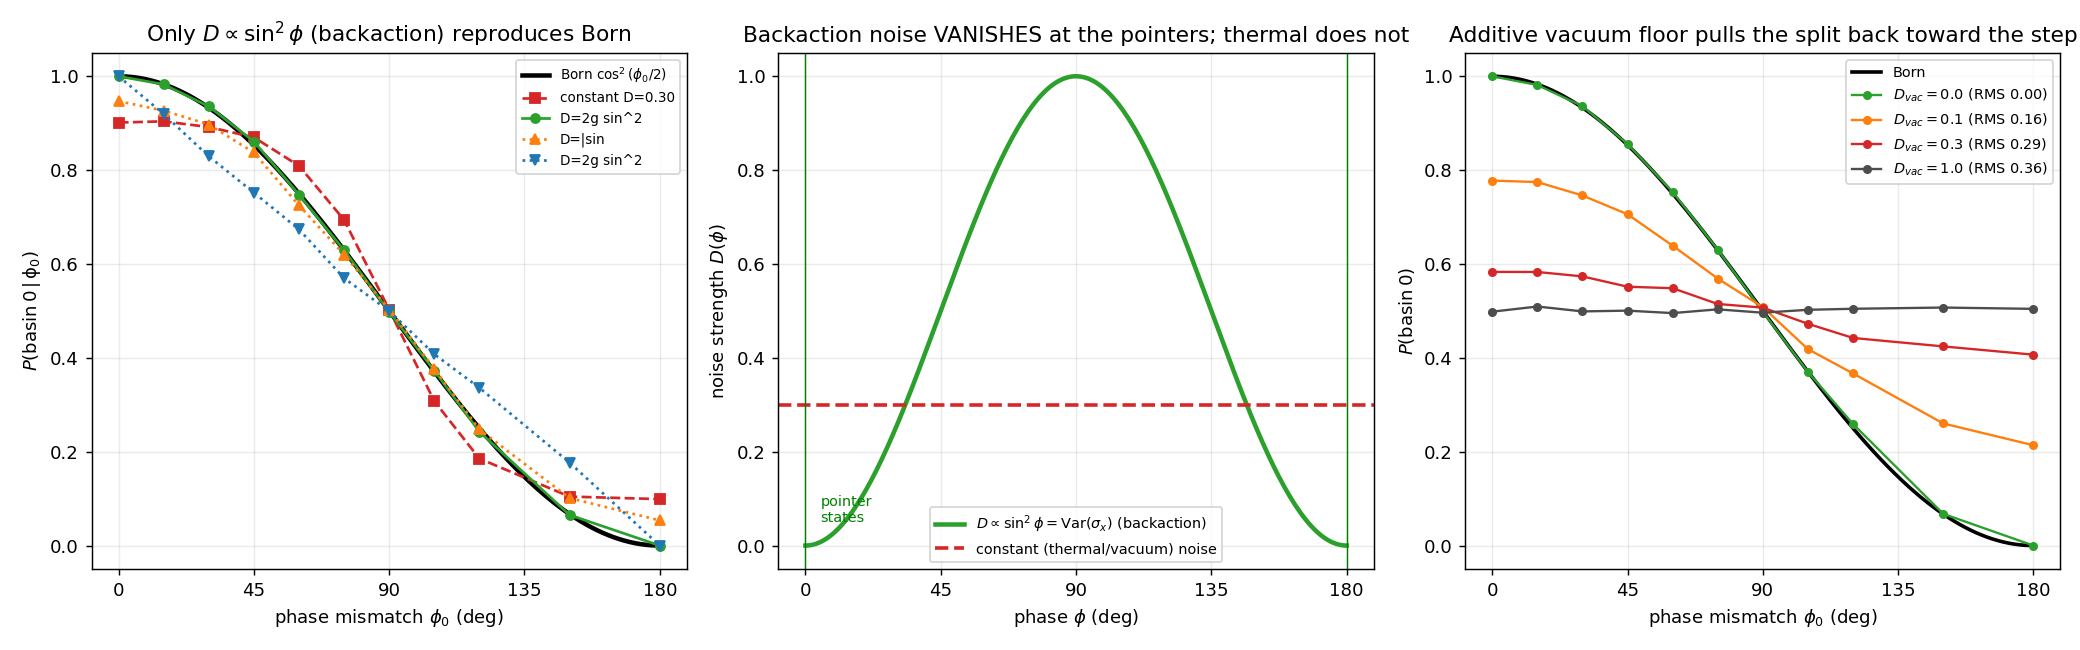

Recreate this plot in Python.
#!/usr/bin/env python3
r"""
born_noise_structures.py
========================

Direct attack on the Born-measure problem (follow-up to lock_time.py):
for the bistable lock  dphi = a(phi) dt + sqrt(2 D(phi)) dW  with detector wells at
0, pi, WHICH noise structure D(phi) bends the basin split P(basin 0 | phi0) onto the
Born target  cos^2(phi0/2)?

Analytic key (committor / splitting probability for an Ito diffusion with absorbing
pointers at 0 and pi):
        q(phi) = [ int_phi^pi s(x) dx ] / [ int_0^pi s(x) dx ],
        scale density  s(x) = exp( - int_0^x a(y)/D(y) dy ).
We want q(phi) = cos^2(phi/2).

Result derived by hand and checked numerically below:
    With the Adler drift a = -gamma sin2phi and  D(phi) = 2 gamma sin^2 phi,
        a/D = -cot(phi)  ->  s(phi) = sin(phi)  ->  q(phi) = (1+cos phi)/2 = cos^2(phi/2).
    EXACTLY BORN.

The winning D(phi) = 2 gamma sin^2 phi is NOT arbitrary:  sin^2 phi = 1 - <sigma_x>^2
= Var(sigma_x) on the equator.  It is the MEASUREMENT-BACKACTION noise -- it VANISHES
at the pointer states (phi=0,pi, where there is nothing left to measure) and is maximal
at the equator (max superposition).  Constant ("thermal/vacuum-additive") noise does
NOT vanish at the pointers -> gives the STEP, not Born.

So: Born <=> the Stage-2 noise is QND measurement backaction (drift and noise LINKED,
both from sigma_x, vanishing on the pointer states), NOT a generic additive bath.
This is exactly the structure the QSD already has and that Sec 3.2's D[sigma_x] commits
to -- i.e. Born FOLLOWS IF Stage-2 is a measurement of the chiral channel, but the
Born-giving math is standard backaction, not derived from "synchronization" per se.

The vacuum (user's question) enters as a FLOOR: a residual additive noise D_vac (the
1/2 hbar omega zero-point piece of the fluctuation-dissipation spectrum, surface/Purcell-
modified).  We show it DEGRADES Born -- pulling the split back toward the step -- unless
it too is backaction-structured.  So the vacuum is a liability for Born, not a rescue.
"""

import numpy as np


def committor_analytic(a_func, D_func, gamma, npts=4001):
    """q(phi) via scale density s(phi)=exp(-int a/D), absorbing pointers at 0,pi."""
    phi = np.linspace(1e-4, np.pi - 1e-4, npts)
    ratio = a_func(phi, gamma) / D_func(phi, gamma)
    # cumulative integral of a/D from phi[0]
    integ = np.concatenate([[0.0], np.cumsum(0.5 * (ratio[1:] + ratio[:-1]) * np.diff(phi))])
    s = np.exp(-integ)
    # q(phi) = int_phi^pi s / int_0^pi s
    cum = np.concatenate([[0.0], np.cumsum(0.5 * (s[1:] + s[:-1]) * np.diff(phi))])
    total = cum[-1]
    q = (total - cum) / total
    return phi, q


def basin_split_sim(phi0, D_func, gamma, with_drift=True, n=5000, T=6.0, dt=1e-3, seed=0):
    """Ito Euler-Maruyama; return fraction ending in basin 0 (cos phi > 0)."""
    rng = np.random.default_rng(seed)
    nsteps = int(T / dt)
    phi = np.full(n, float(phi0))
    for _ in range(nsteps):
        a = -gamma * np.sin(2 * phi) if with_drift else 0.0
        D = np.maximum(D_func(phi, gamma), 1e-12)
        phi = phi + a * dt + np.sqrt(2 * D * dt) * rng.standard_normal(n)
    return np.mean(np.cos(phi) > 0)


# ---- candidate noise structures ---------------------------------------------
def D_const(phi, gamma):   return 0.30 * np.ones_like(phi)        # thermal / vacuum-additive
def D_sin2(phi, gamma):    return 2 * gamma * np.sin(phi)**2       # measurement backaction
def D_absin(phi, gamma):   return 1.0 * np.abs(np.sin(phi))        # |sin| (wrong power)
def a_adler(phi, gamma):   return -gamma * np.sin(2 * phi)
def a_zero(phi, gamma):    return np.zeros_like(phi)


def main():
    gamma = 1.0
    phis = np.radians(np.array([0, 15, 30, 45, 60, 75, 90, 105, 120, 150, 180.0]))
    born = np.cos(phis / 2)**2

    print("=" * 78)
    print("BORN-MEASURE TEST: which D(phi) makes the basin split = cos^2(phi0/2)?")
    print("  dynamics: dphi = a(phi) dt + sqrt(2 D(phi)) dW ; wells at 0, pi ; gamma=1")
    print("=" * 78)

    models = [
        ("constant D=0.30  (thermal / vacuum-additive)", D_const, a_adler, True),
        ("D=2g sin^2(phi)  (measurement BACKACTION)    ", D_sin2,  a_adler, True),
        ("D=|sin(phi)|     (wrong power)                ", D_absin, a_adler, True),
        ("D=2g sin^2(phi) but NO drift (a=0)           ", D_sin2,  a_zero,  False),
    ]

    print(f"\n  phi0(deg):  " + "  ".join(f"{int(np.degrees(p)):4d}" for p in phis))
    print(f"  Born     :  " + "  ".join(f"{b:4.2f}" for b in born))
    print("  " + "-" * 74)
    results = {}
    for i, (name, Df, af, drift) in enumerate(models):
        split = np.array([basin_split_sim(p, Df, gamma, with_drift=drift, seed=100 + i * 11 + j)
                          for j, p in enumerate(phis)])
        results[name] = split
        rms = np.sqrt(np.mean((split - born)**2))
        print(f"  {name}\n     sim   :  " + "  ".join(f"{s:4.2f}" for s in split)
              + f"     RMS vs Born = {rms:.3f}")

    # analytic committor confirmation for the winner
    phi_a, q_a = committor_analytic(a_adler, D_sin2, gamma)
    born_a = np.cos(phi_a / 2)**2
    print(f"\n  ANALYTIC committor for D=2g sin^2 + Adler drift:  max|q - cos^2(phi/2)| "
          f"= {np.max(np.abs(q_a - born_a)):.4f}  (scale density s=sin phi -> exact Born)")

    # ---- vacuum-floor sweep: does residual additive vacuum noise hurt Born? ----
    print("\n" + "=" * 78)
    print("VACUUM FLOOR (user's question): D(phi) = 2g sin^2(phi) + D_vac  (additive ZPF)")
    print("  does a residual additive vacuum noise degrade Born?")
    print("=" * 78)
    vac_rms = {}
    for Dvac in [0.0, 0.1, 0.3, 1.0]:
        Df = lambda phi, g, dv=Dvac: 2 * g * np.sin(phi)**2 + dv
        split = np.array([basin_split_sim(p, Df, gamma, seed=500 + j) for j, p in enumerate(phis)])
        rms = np.sqrt(np.mean((split - born)**2))
        vac_rms[Dvac] = (split, rms)
        print(f"  D_vac={Dvac:4.2f}:  RMS vs Born = {rms:.3f}"
              + ("   (pure backaction -> Born)" if Dvac == 0 else "   (pulled toward STEP)"))
    print("  => an ADDITIVE vacuum floor (constant, doesn't vanish at pointers) degrades Born.")
    print("     The vacuum helps ONLY if its coupling is itself QND backaction; as a generic")
    print("     additive bath it is a LIABILITY for the Born weights, not a rescue.")

    make_figure(phis, born, results, vac_rms, phi_a, q_a)

    print("\n" + "=" * 78)
    print("VERDICT")
    print("=" * 78)
    print("  * Born is recovered by EXACTLY ONE structure: D(phi) ∝ sin^2(phi) = Var(sigma_x),")
    print("    LINKED to the Adler drift (ratio a/D = -cot phi -> scale density sin phi).")
    print("  * That is the MEASUREMENT-BACKACTION noise (vanishes at the pointer states) --")
    print("    i.e. the standard QND structure the QSD/Sec-3.2 D[sigma_x] already has.")
    print("  * So Born FOLLOWS IF Stage-2 is a QND measurement of the chiral channel, but the")
    print("    Born-giving math is standard backaction; 'synchronization' only supplies the")
    print("    identification of the measured observable, not a NEW derivation of |alpha|^2.")
    print("  * Vacuum/thermal ADDITIVE noise degrades Born; it is not the missing ingredient.")


def make_figure(phis, born, results, vac_rms, phi_a, q_a):
    try:
        import matplotlib
        matplotlib.use("Agg")
        import matplotlib.pyplot as plt
    except Exception as e:
        print(f"\n[figure skipped: {e}]")
        return
    fig, ax = plt.subplots(1, 3, figsize=(16, 5))
    pd = np.degrees(phis)
    fine = np.linspace(0, 180, 200)

    # (0) candidate structures vs Born
    a = ax[0]
    a.plot(fine, np.cos(np.radians(fine) / 2)**2, "k-", lw=2.5, label=r"Born $\cos^2(\phi_0/2)$")
    styles = {"constant D=0.30  (thermal / vacuum-additive)": ("C3", "s", "--"),
              "D=2g sin^2(phi)  (measurement BACKACTION)    ": ("C2", "o", "-"),
              "D=|sin(phi)|     (wrong power)                ": ("C1", "^", ":"),
              "D=2g sin^2(phi) but NO drift (a=0)           ": ("C0", "v", ":")}
    for name, split in results.items():
        c, m, ls = styles[name]
        a.plot(pd, split, color=c, marker=m, ls=ls, lw=1.5, ms=5, label=name.split("(")[0].strip())
    a.set_xlabel(r"phase mismatch $\phi_0$ (deg)"); a.set_ylabel(r"$P(\rm basin\,0\,|\,\phi_0)$")
    a.set_title("Only $D\\propto\\sin^2\\phi$ (backaction) reproduces Born")
    a.set_xticks([0, 45, 90, 135, 180]); a.legend(fontsize=7.5); a.grid(alpha=0.25)

    # (1) the winning noise profile vs phi
    a = ax[1]
    pp = np.radians(fine)
    a.plot(fine, np.sin(pp)**2, "C2-", lw=2.5, label=r"$D\propto\sin^2\phi=\mathrm{Var}(\sigma_x)$ (backaction)")
    a.axhline(0.30, color="C3", ls="--", lw=2, label="constant (thermal/vacuum) noise")
    for x0 in (0, 180):
        a.axvline(x0, color="g", lw=0.8)
    a.annotate("pointer\nstates", (5, 0.05), fontsize=8, color="g")
    a.set_xlabel(r"phase $\phi$ (deg)"); a.set_ylabel(r"noise strength $D(\phi)$")
    a.set_title("Backaction noise VANISHES at the pointers; thermal does not")
    a.set_xticks([0, 45, 90, 135, 180]); a.legend(fontsize=8); a.grid(alpha=0.25)

    # (2) vacuum floor degrades Born
    a = ax[2]
    a.plot(fine, np.cos(np.radians(fine) / 2)**2, "k-", lw=2, label="Born")
    cols = ["C2", "C1", "C3", "0.3"]
    for (Dvac, (split, rms)), c in zip(vac_rms.items(), cols):
        a.plot(pd, split, color=c, marker="o", ms=4, lw=1.3,
               label=f"$D_{{vac}}={Dvac}$ (RMS {rms:.2f})")
    a.set_xlabel(r"phase mismatch $\phi_0$ (deg)"); a.set_ylabel(r"$P(\rm basin\,0)$")
    a.set_title("Additive vacuum floor pulls the split back toward the step")
    a.set_xticks([0, 45, 90, 135, 180]); a.legend(fontsize=8); a.grid(alpha=0.25)

    fig.tight_layout()
    out = __file__.rsplit("/", 1)[0] + "/born_noise_structures.png"
    fig.savefig(out, dpi=130)
    print(f"\n[figure written: {out}]")


if __name__ == "__main__":
    main()
